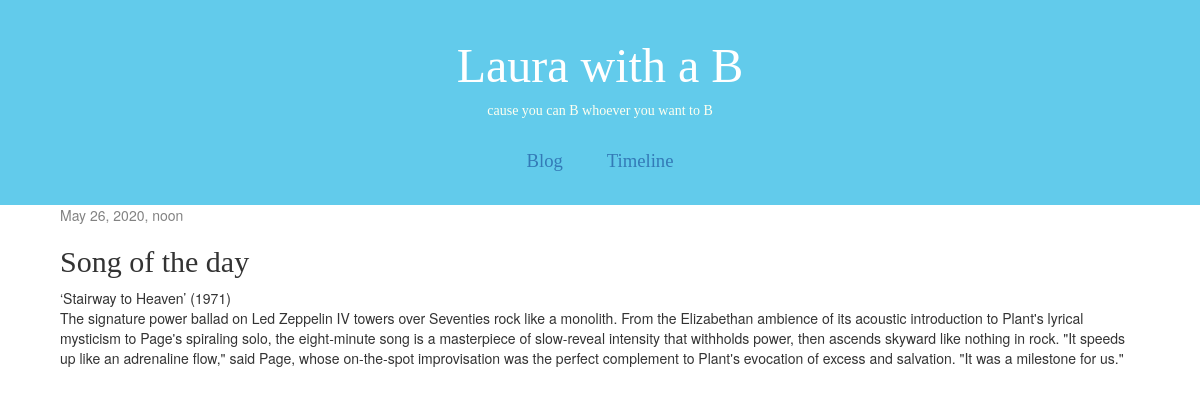
The app's page /post/1/ with its own data.
### blog/models.py (models this page shows, shortened)
class Post(models.Model):
    author = models.ForeignKey(settings.AUTH_USER_MODEL, on_delete=models.CASCADE)
    title = models.CharField(max_length=200)
    text = models.TextField()
    created_date = models.DateTimeField(default=timezone.now)
    published_date = models.DateTimeField(blank=True, null=True)

### blog/views.py (the view)
# urls.py: path('post/<int:pk>/', views.post_detail, name='post_detail'),
def post_detail(request, pk):
    post = get_object_or_404(Post, pk=pk)
    return render(request, 'blog/post_detail.html', {'post': post})

### blog/templates/blog/post_detail.html (shortened to what this page needs)
{% extends 'blog/base.html' %}
{% block content %}
    <div class="post">
        {% if post.published_date %}
            <div class="date">
                {{ post.published_date }}
            </div>
        {% endif %}
        <h2>{{ post.title }}</h2>
        <p>{{ post.text|linebreaksbr }}</p>
    </div>
{% endblock %}

### blog/static/css/blog.css (style rules this page uses)
h1, h2, h3, h4 { font-family: candara; }
.post { display:inline-block; margin-bottom: 70px; position: relative; left: auto; right: auto; width: 100% }
.date { color: #828282; text-align: left; width: 100%; }
.post p { text-align: left; }

### records on screen
Post: published_date "May 26, 2020, noon", title "Song of the day", text "‘Stairway to Heaven’ (1971) The signature power ballad on Led Zeppelin IV towers over Seventies rock like a monolith. From the Elizabethan ambience of its acoustic introduction to Plant's lyrical mysticism to Page's spiraling solo, the eight-minute song is a masterpiece of slow-reveal intensity that withholds power, then ascends skyward like nothing in rock. \"It speeds up like an adrenaline flow,\" said Page, whose on-the-spot improvisation was the perfect complement to Plant's evocation of excess and salvation. \"It was a milestone for us.\""
